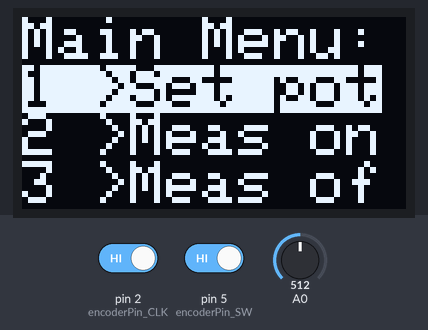
Simulated run of this sketch. Board: Arduino Uno, built with avr-gcc and run on an emulated ATmega328P. Shown: 128×64 one-colour display. The test bench sets the inputs (shaded band); at power-on: pin 5 (encoderPin_SW) HIGH, A0 = 512, pin 2 (encoderPin_CLK) HIGH. What the sketch prints to the serial monitor is not drawn.

Above: at 3.2 s.

The sketch:

Main_code_final.ino
```cpp
/*
==============================================
=============== Projet Capteur ===============
==============================================
Auteurs: Romain PODGORSKI, Yanis ROBINSON
Last update: 29/05/2025
*/

//====================================================
//==================== Libraries =====================
//====================================================

#include <SoftwareSerial.h>
#define rxPin 7 //Broche 7 en tant que RX, à raccorder sur TX du HC-05
#define txPin 8 //Broche 8 en tant que TX, à raccorder sur RX du HC-05
#define baudrate 9600
SoftwareSerial mySerial(rxPin ,txPin); //Définition du software serial
#include <SPI.h>
#include <Adafruit_SSD1306.h>


//====================================================
//============= Declarations de variables ============
//====================================================

//Partie potentiomètre digital
const byte csPin           = 10;
const int  maxPositions    = 256;
const long rAB             = 92500;
const byte rWiper          = 125;
const byte pot0            = 0x11;
const byte pot0Shutdown    = 0x21;
int V_dig;
double V_anal;
int potValue;

//Partie encodeur rotatoire
#define encoderPin_SW 5
#define encoderPin_CLK 2
#define encoderPin_DT 4
int buttonState;
int lastButtonState = HIGH;
int encodIncr = 0;
long lastDebounceTime = 0;
long debounceDelay = 50;
volatile int encoderPos = 0;
volatile int lastButtonValue =0;
long lastPosTime = 0;
long posDelay = 100;

//Partie ecran OLED
#define nombreDePixelsEnLargeur 128         // Taille de l'écran OLED, en pixel, au niveau de sa largeur
#define nombreDePixelsEnHauteur 64          // Taille de l'écran OLED, en pixel, au niveau de sa hauteur
#define brocheResetOLED         -1          // Reset de l'OLED partagé avec l'Arduino (d'où la valeur à -1, et non un numéro de pin)
#define adresseI2CecranOLED     0x3C        // Adresse de "mon" écran OLED sur le bus i2c (généralement égal à 0x3C ou 0x3D)
byte tailleDeCaractereIN = 2;
bool measActive = false;
int lastMenuState = -1;

Adafruit_SSD1306 ecranOLED(nombreDePixelsEnLargeur, nombreDePixelsEnHauteur, &Wire, brocheResetOLED);

//Variables ampli
const float R1 = 100000.0;
const float R3 = 100000.0;
float resistanceWB = 10000.0 ;
const float R5 = 10000.0;
const float Vcc = 5.0;
const float R_DIV = 47000.0;

//Variables de mesure
float graphiteMe = 0.0;
float flexMe = 0.0;

//====================================================
//====================== Setup =======================
//====================================================


void setup() {

  //Partie bluetooth
  pinMode(rxPin,INPUT);
  pinMode(txPin,OUTPUT);

  mySerial.begin(baudrate);
  Serial.begin(baudrate);

  //Partie potentiomètre digital
  digitalWrite(csPin, HIGH);
  pinMode(csPin, OUTPUT);

  //Partie encodeur rotatoire
  pinMode(encoderPin_SW, INPUT);
  SPI.begin();

  pinMode(encoderPin_CLK, INPUT);
  digitalWrite(encoderPin_CLK, HIGH);

  pinMode(encoderPin_DT, INPUT);
  digitalWrite(encoderPin_DT, HIGH);

  attachInterrupt(0, get_encodPos, RISING); // Interruption sur la broche 2 (CLK) pour la gestion de la position de l'encodeur rotatoire


	//Partie ecran
	set_OLED_screen(tailleDeCaractereIN); // Initialisation de l'écran OLED et affichage du menu
  ecranOLED.display();                            // Transfert le buffer à l'écran
  delay(2000);
}


//====================================================
//==================== Main Loop =====================
//====================================================


void loop(){

  get_encodButton(); // Récupération de l'état du bouton de l'encodeur rotatoire
  OLED_manage_menu(); // Gestion de l'affichage du menu sur l'écran OLED en fonction de la position de l'encodeur rotatoire et des appuis sur son bouton
  if (abs(encoderPos % 3) == 1 && measActive) { //On fait les mesures que si on est dans le menu "Meas on" et que les mesures sont actives
    delay(200);
    // Récupération des mesures de résistance du graphite et du flex, affichage dans le port série
    Serial.print("Graph meas : ");
    graphiteMe = graphiteMeas();
    Serial.println(graphiteMe);
    Serial.print("Flex meas : ");
    flexMe = flexMeas();
    Serial.println(flexMe);
    // Envoi des mesures de résistance du graphite et du flex à l'appli via bluetooth, au format "graphite;flex\n"
    mySerial.print(graphiteMe, 2);
    mySerial.print(";");
    mySerial.print(flexMe, 2);
    mySerial.print("\n");

  }
}


//====================================================
//==================== Functions =====================
//====================================================

//================== Fonction potentiomètre digital ====================

void setPotWiper(int addr, int pos) {  // Règlage du potentiomètre digital et récupération de la résistance correspondante
  pos = constrain(pos, 0, 255);
  digitalWrite(csPin, LOW);
  SPI.transfer(addr);
  SPI.transfer(pos);
  digitalWrite(csPin, HIGH);

  resistanceWB = ((rAB * pos) / maxPositions ) + rWiper;
  Serial.print("Wiper position: ");
  Serial.print(pos);
  Serial.print(" Resistance: ");
  Serial.print(resistanceWB);
  Serial.println(" ohms");
}

//=============== Fonctions de mesures des résistances =================
float graphiteMeas(){
  float V_ADC_graph = analogRead(A0);
  float V_graph = V_ADC_graph*5.0/1023.0;
  float R_graph = (1.0 + R3/resistanceWB)*(R1*Vcc/V_graph)-R5-R1;
  return R_graph;
}

float flexMeas(){
  float V_ADC_flex = analogRead(A2);
  float V_flex = V_ADC_flex*5.0/1023.0;
  float R_flex = R_DIV * ( Vcc/V_flex - 1.0);
  return R_flex;
}

//==================== Fonctions encodeur rotatoire ======================

void get_encodButton(){   // Récupération de l'état du bouton de l'encodeur rotatoire, avec un debouncing logiciel
  int reading = digitalRead(encoderPin_SW);
  if (reading != lastButtonState) {
    lastDebounceTime = millis(); // reset the debouncing timer
  }
  if ((millis() - lastDebounceTime) > debounceDelay)
  {
    if ((reading == LOW) && (reading != buttonState)) {
      encodIncr++;
    }
    buttonState = reading;
  }
  lastButtonState = reading;
}

void get_encodPos(){ // Récupération de la position de l'encodeur rotatoire, avec un debouncing logiciel
  static int prev_CLK = HIGH ;
  int new_CLK = digitalRead(encoderPin_CLK);
  if (new_CLK == HIGH && new_CLK != prev_CLK) {
    if (digitalRead(encoderPin_DT) != new_CLK){
      encoderPos-- ;
    }
    else{
      encoderPos++ ;

    }
  }
  prev_CLK = new_CLK;
}

//===================== Fonction de calibration =======================
void calibration(){   // Recherche de la position du potentiomètre digital pour obtenir une tension de 2.5V à l'entrée de l'amplificateur, et envoi de la résistance correspondante à l'appli via bluetooth
  Serial.println("Calibration en cours");
  setPotWiper(pot0, potValue);
  delay(50);
  V_dig = analogRead(A0);
  V_anal = V_dig*5.0/1023.0;
  Serial.print("V_anal initial : ");
  Serial.println(V_anal);
  while (V_anal>2.5 && potValue < 256){ // S'arrete si la tension est inférieure à 2.5V ou si on a atteint la position maximale du potenti
    setPotWiper(pot0, potValue);
    potValue = potValue + 1;
    V_dig = analogRead(A0);
    V_anal = V_dig*5.0/1023.0;
    Serial.print("V_anal : ");
    Serial.println(V_anal);
  }
  mySerial.println(resistanceWB);  // Envoi de la valeur du potentiomètre à l'appli
  Serial.println("Fin calibration");
}


//================== Fonctions gestion ecran OLED ====================
void set_OLED_screen(byte tailleDeCaractere){ // Initialisation de l'écran OLED et affichage du menu
	if(!ecranOLED.begin(SSD1306_SWITCHCAPVCC, adresseI2CecranOLED))
    while(1);
	ecranOLED.clearDisplay();                                   // Effaçage de l'intégralité du buffer
  ecranOLED.setTextSize(tailleDeCaractere);
  ecranOLED.setCursor(0, 0);
  ecranOLED.setTextColor(SSD1306_WHITE, SSD1306_BLACK);
  ecranOLED.println("Main Menu:");
  OLED_InverseColor(true);
  ecranOLED.print(1);
  ecranOLED.println(" >Set pot");
  OLED_InverseColor(false);
  ecranOLED.print(2);
  ecranOLED.println(" >Meas on");
  ecranOLED.print(3);
  ecranOLED.println(" >Meas off");
  ecranOLED.display();
}

void OLED_InverseColor(bool Inverse) { // Permet d'inverser les couleurs du texte et du fond pour faire ressortir le menu sélectionné
  if (Inverse == true) {
    ecranOLED.setTextColor(SSD1306_BLACK, SSD1306_WHITE);       // (Couleur du texte en noir et couleur du fond en blanc)
  }
  else {
    ecranOLED.setTextColor(SSD1306_WHITE, SSD1306_BLACK);
  }
}

void OLED_manage_menu(){ // Fonciton principale de gestion du menu sur l'écran OLED, qui affiche le menu en fonction de la position de l'encodeur rotatoire et des appuis sur son bouton, et qui envoie les commandes correspondantes à l'appli via bluetooth
  int currentState = abs(encoderPos % 3);

  switch (currentState){
    case 0 :
      ecranOLED.clearDisplay();
      ecranOLED.setTextSize(2);
      ecranOLED.setCursor(0, 0);
      ecranOLED.println("Main Menu:");
      OLED_InverseColor(true);
      ecranOLED.print(1);
      ecranOLED.println(" >Set pot");
      OLED_InverseColor(false);
      ecranOLED.print(2);
      ecranOLED.println(" >Meas on");
      ecranOLED.print(3);
      ecranOLED.println(" >Meas off");
      ecranOLED.display();
      if (encodIncr != lastButtonValue){
        Serial.println("case1");
        mySerial.println(1);
        calibration();
        lastButtonValue = encodIncr;
      }
      break;
    case 1 :
      ecranOLED.clearDisplay();
      ecranOLED.setTextSize(2);
      ecranOLED.setCursor(0, 0);
      ecranOLED.println("Main Menu:");
      ecranOLED.print(1);
      ecranOLED.println(" >Set pot");
      OLED_InverseColor(true);
      ecranOLED.print(2);
      ecranOLED.println(" >Meas on");
      OLED_InverseColor(false);
      ecranOLED.print(3);
      ecranOLED.println(" >Meas off");
      ecranOLED.display();

      if (encodIncr != lastButtonValue){
        mySerial.println(2);
        Serial.println("case2");
        measActive = true;
        lastButtonValue = encodIncr;
      }
      break;
    case 2 :
      ecranOLED.clearDisplay();
      ecranOLED.setTextSize(2);
      ecranOLED.setCursor(0, 0);
      ecranOLED.println("Main Menu:");
      ecranOLED.print(1);
      ecranOLED.println(" >Set pot");
      ecranOLED.print(2);
      ecranOLED.println(" >Meas on");
      OLED_InverseColor(true);
      ecranOLED.print(3);
      ecranOLED.println(" >Meas off");
      OLED_InverseColor(false);
      ecranOLED.display();
      if (encodIncr != lastButtonValue){
        mySerial.println(3);
        measActive = false;
        Serial.println("case3");
        lastButtonValue = encodIncr;
      }
      break;
  }
}
```
